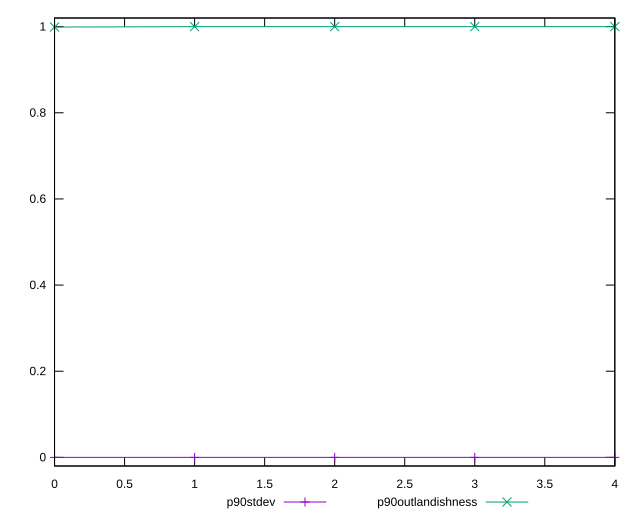

Reproduce this figure in gnuplot.
reset

$p90Stdev <<EOF
0 0
1 0
2 0
3 0
4 0
EOF

$p90Outlandishness <<EOF
0 0.99900498697244
1 1
2 1
3 1
4 1
EOF

set key outside below
set xrange [0:4]
set yrange [-0.02:1.02]
set trange [-0.02:1.02]
set terminal svg size 640, 520 enhanced background rgb 'white'
set output "report_00009_2021-02-08T22-37-41.559Z/dom-size/progression/stddev.svg"

plot $p90Stdev title "p90stdev" with linespoints, \
     $p90Outlandishness title "p90outlandishness" with linespoints

reset
